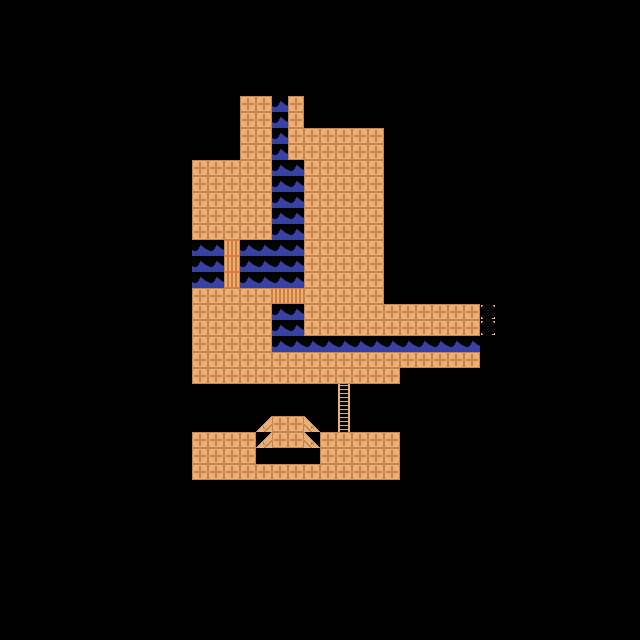

Below is a game level as drawn by its tile map, then a one-line description and the .tmx file that defines it, in full:
An orthogonal 40x40 tile map with 16x16 px tiles, 1 tile layer (top) and 2 objects (exit, spawn).

<map version="1.2" tiledversion="1.3.1" orientation="orthogonal" renderorder="right-down" compressionlevel="0" width="40" height="40" tilewidth="16" tileheight="16" infinite="0" nextlayerid="5" nextobjectid="7">
 <tileset firstgid="1" source="../land-layout.tsx" />
 <layer id="2" name="top" width="40" height="40">
  <data encoding="csv">
0,0,0,0,0,0,0,0,0,0,0,0,0,0,0,0,0,0,0,0,0,0,0,0,0,0,0,0,0,0,0,0,0,0,0,0,0,0,0,0,
0,0,0,0,0,0,0,0,0,0,0,0,0,0,0,0,0,0,0,0,0,0,0,0,0,0,0,0,0,0,0,0,0,0,0,0,0,0,0,0,
0,0,0,0,0,0,0,0,0,0,0,0,0,0,0,0,0,0,0,0,0,0,0,0,0,0,0,0,0,0,0,0,0,0,0,0,0,0,0,0,
0,0,0,0,0,0,0,0,0,0,0,0,0,0,0,0,0,0,0,0,0,0,0,0,0,0,0,0,0,0,0,0,0,0,0,0,0,0,0,0,
0,0,0,0,0,0,0,0,0,0,0,0,0,0,0,0,0,0,0,0,0,0,0,0,0,0,0,0,0,0,0,0,0,0,0,0,0,0,0,0,
0,0,0,0,0,0,0,0,0,0,0,0,0,0,0,0,0,0,0,0,0,0,0,0,0,0,0,0,0,0,0,0,0,0,0,0,0,0,0,0,
0,0,0,0,0,0,0,0,0,0,0,0,0,0,0,1,1,5,1,0,0,0,0,0,0,0,0,0,0,0,0,0,0,0,0,0,0,0,0,0,
0,0,0,0,0,0,0,0,0,0,0,0,0,0,0,1,1,5,1,0,0,0,0,0,0,0,0,0,0,0,0,0,0,0,0,0,0,0,0,0,
0,0,0,0,0,0,0,0,0,0,0,0,0,0,0,1,1,5,1,1,1,1,1,1,0,0,0,0,0,0,0,0,0,0,0,0,0,0,0,0,
0,0,0,0,0,0,0,0,0,0,0,0,0,0,0,1,1,5,1,1,1,1,1,1,0,0,0,0,0,0,0,0,0,0,0,0,0,0,0,0,
0,0,0,0,0,0,0,0,0,0,0,0,1,1,1,1,1,5,5,1,1,1,1,1,0,0,0,0,0,0,0,0,0,0,0,0,0,0,0,0,
0,0,0,0,0,0,0,0,0,0,0,0,1,1,1,1,1,5,5,1,1,1,1,1,0,0,0,0,0,0,0,0,0,0,0,0,0,0,0,0,
0,0,0,0,0,0,0,0,0,0,0,0,1,1,1,1,1,5,5,1,1,1,1,1,0,0,0,0,0,0,0,0,0,0,0,0,0,0,0,0,
0,0,0,0,0,0,0,0,0,0,0,0,1,1,1,1,1,5,5,1,1,1,1,1,0,0,0,0,0,0,0,0,0,0,0,0,0,0,0,0,
0,0,0,0,0,0,0,0,0,0,0,0,1,1,1,1,1,5,5,1,1,1,1,1,0,0,0,0,0,0,0,0,0,0,0,0,0,0,0,0,
0,0,0,0,0,0,0,0,0,0,0,0,5,5,6,5,5,5,5,1,1,1,1,1,0,0,0,0,0,0,0,0,0,0,0,0,0,0,0,0,
0,0,0,0,0,0,0,0,0,0,0,0,5,5,6,5,5,5,5,1,1,1,1,1,0,0,0,0,0,0,0,0,0,0,0,0,0,0,0,0,
0,0,0,0,0,0,0,0,0,0,0,0,5,5,6,5,5,5,5,1,1,1,1,1,0,0,0,0,0,0,0,0,0,0,0,0,0,0,0,0,
0,0,0,0,0,0,0,0,0,0,0,0,1,1,1,1,1,6,6,1,1,1,1,1,0,0,0,0,0,0,0,0,0,0,0,0,0,0,0,0,
0,0,0,0,0,0,0,0,0,0,0,0,1,1,1,1,1,5,5,1,1,1,1,1,1,1,1,1,1,1,7,0,0,0,0,0,0,0,0,0,
0,0,0,0,0,0,0,0,0,0,0,0,1,1,1,1,1,5,5,1,1,1,1,1,1,1,1,1,1,1,7,0,0,0,0,0,0,0,0,0,
0,0,0,0,0,0,0,0,0,0,0,0,1,1,1,1,1,5,5,5,5,5,5,5,5,5,5,5,5,5,0,0,0,0,0,0,0,0,0,0,
0,0,0,0,0,0,0,0,0,0,0,0,1,1,1,1,1,1,1,1,1,1,1,1,1,1,1,1,1,1,0,0,0,0,0,0,0,0,0,0,
0,0,0,0,0,0,0,0,0,0,0,0,1,1,1,1,1,1,1,1,1,1,1,1,1,0,0,0,0,0,0,0,0,0,0,0,0,0,0,0,
0,0,0,0,0,0,0,0,0,0,0,0,0,0,0,0,0,0,0,0,0,2,0,0,0,0,0,0,0,0,0,0,0,0,0,0,0,0,0,0,
0,0,0,0,0,0,0,0,0,0,0,0,0,0,0,0,0,0,0,0,0,2,0,0,0,0,0,0,0,0,0,0,0,0,0,0,0,0,0,0,
0,0,0,0,0,0,0,0,0,0,0,0,0,0,0,0,3,1,1,4,0,2,0,0,0,0,0,0,0,0,0,0,0,0,0,0,0,0,0,0,
0,0,0,0,0,0,0,0,0,0,0,0,1,1,1,1,3,1,1,4,1,1,1,1,1,0,0,0,0,0,0,0,0,0,0,0,0,0,0,0,
0,0,0,0,0,0,0,0,0,0,0,0,1,1,1,1,0,0,0,0,1,1,1,1,1,0,0,0,0,0,0,0,0,0,0,0,0,0,0,0,
0,0,0,0,0,0,0,0,0,0,0,0,1,1,1,1,1,1,1,1,1,1,1,1,1,0,0,0,0,0,0,0,0,0,0,0,0,0,0,0,
0,0,0,0,0,0,0,0,0,0,0,0,0,0,0,0,0,0,0,0,0,0,0,0,0,0,0,0,0,0,0,0,0,0,0,0,0,0,0,0,
0,0,0,0,0,0,0,0,0,0,0,0,0,0,0,0,0,0,0,0,0,0,0,0,0,0,0,0,0,0,0,0,0,0,0,0,0,0,0,0,
0,0,0,0,0,0,0,0,0,0,0,0,0,0,0,0,0,0,0,0,0,0,0,0,0,0,0,0,0,0,0,0,0,0,0,0,0,0,0,0,
0,0,0,0,0,0,0,0,0,0,0,0,0,0,0,0,0,0,0,0,0,0,0,0,0,0,0,0,0,0,0,0,0,0,0,0,0,0,0,0,
0,0,0,0,0,0,0,0,0,0,0,0,0,0,0,0,0,0,0,0,0,0,0,0,0,0,0,0,0,0,0,0,0,0,0,0,0,0,0,0,
0,0,0,0,0,0,0,0,0,0,0,0,0,0,0,0,0,0,0,0,0,0,0,0,0,0,0,0,0,0,0,0,0,0,0,0,0,0,0,0,
0,0,0,0,0,0,0,0,0,0,0,0,0,0,0,0,0,0,0,0,0,0,0,0,0,0,0,0,0,0,0,0,0,0,0,0,0,0,0,0,
0,0,0,0,0,0,0,0,0,0,0,0,0,0,0,0,0,0,0,0,0,0,0,0,0,0,0,0,0,0,0,0,0,0,0,0,0,0,0,0,
0,0,0,0,0,0,0,0,0,0,0,0,0,0,0,0,0,0,0,0,0,0,0,0,0,0,0,0,0,0,0,0,0,0,0,0,0,0,0,0,
0,0,0,0,0,0,0,0,0,0,0,0,0,0,0,0,0,0,0,0,0,0,0,0,0,0,0,0,0,0,0,0,0,0,0,0,0,0,0,0
</data>
 </layer>
 <objectgroup id="4" name="obj">
  <object id="2" name="test1" type="exit" x="480" y="304" width="16" height="32">
   <properties>
    <property name="spawn" value="from_test0" />
   </properties>
  </object>
  <object id="5" name="from_test1" type="spawn" x="464" y="304">
   <point />
  </object>
 </objectgroup>
</map>
